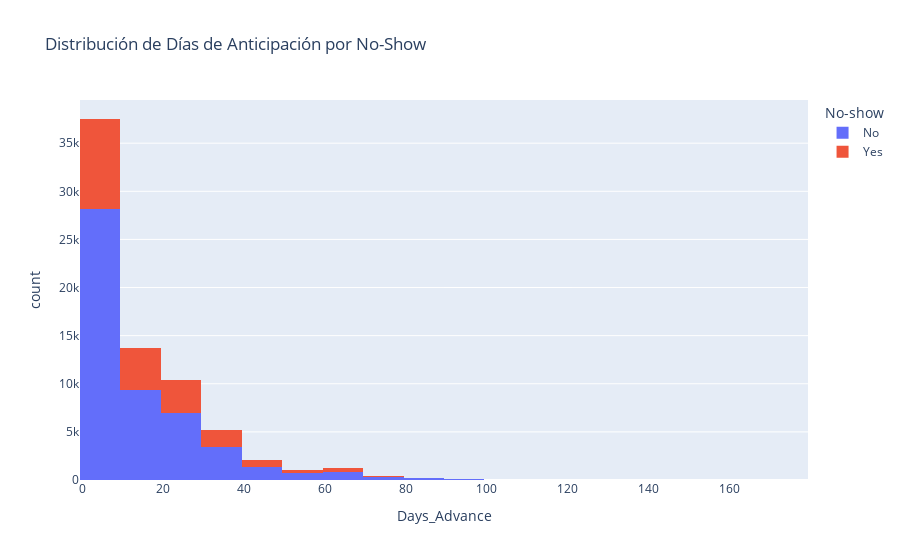

Notebook cell for this chart:
### Markdown cell above
## Interpretación del análisis por día de la semana

La gráfica anterior muestra la tasa de No-Show según el día de la semana en que está programada la cita médica:

### **Tasas de No-Show por día:**
- **Lunes**: 30.2% (la tasa más alta)
- **Martes**: 28.7%
- **Miércoles**: 27.1% (la tasa más baja)
- **Jueves**: 27.3%
- **Viernes**: 29.4%
- **Sábado**: 29.0%

### **Observaciones:**

Diferencia de 3.1 puntos porcentuales entre el día con mayor (Lunes: 30.2%) y menor (Miércoles: 27.1%) No-Show
No hay datos para domingo

### Code cell
# Análisis de tiempo entre programación y cita

archivo['Days_Advance'] = (archivo['AppointmentDay'] - 
                                       archivo['ScheduledDay']).dt.days

# Filtrar valores negativos inconsistencias en datos
archivo = archivo[archivo['Days_Advance'] >= 0]

fig = px.histogram(archivo, 
                   x='Days_Advance', 
                   color='No-show',
                   title="Distribución de Días de Anticipación por No-Show",
                   nbins=30)

fig.show()

print("Estadísticas de días de anticipación:")
print(archivo.groupby('No-show')['Days_Advance'].describe())

### Figure 1 — Plotly figure (JSON) as saved in the notebook; plotly's stock layout.template omitted (floating-point values rounded to 4 significant figures; data arrays with more than 128 entries replaced by an {"elided": "..."} marker saying what was removed)
{"data": [{"bingroup": "x", "hovertemplate": "No-show=No<br>Days_Advance=%{x}<br>count=%{y}<extra></extra>", "legendgroup": "No", "marker": {"color": "#636efa", "pattern": {"shape": ""}}, "name": "No", "nbinsx": 30, "orientation": "v", "showlegend": true, "type": "histogram", "x": {"elided": "51437 int values"}, "xaxis": "x", "yaxis": "y"}, {"bingroup": "x", "hovertemplate": "No-show=Yes<br>Days_Advance=%{x}<br>count=%{y}<extra></extra>", "legendgroup": "Yes", "marker": {"color": "#EF553B", "pattern": {"shape": ""}}, "name": "Yes", "nbinsx": 30, "orientation": "v", "showlegend": true, "type": "histogram", "x": {"elided": "20522 int values"}, "xaxis": "x", "yaxis": "y"}], "layout": {"barmode": "relative", "legend": {"title": {"text": "No-show"}, "tracegroupgap": 0}, "title": {"text": "Distribución de Días de Anticipación por No-Show"}, "xaxis": {"anchor": "y", "domain": [0, 1], "title": {"text": "Days_Advance"}}, "yaxis": {"anchor": "x", "domain": [0, 1], "title": {"text": "count"}}}}
